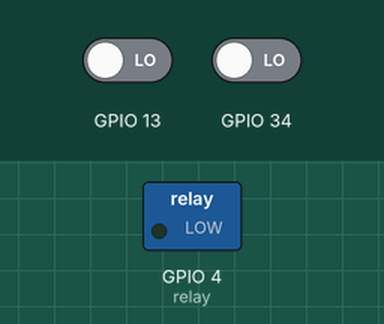
Bench run of a sketch on a simulated ESP32. Shown: switched loads named in the sketch (green lamp = pin HIGH). Inputs (shaded band) come from the test bench; at power-on: GPIO 13 LOW, GPIO 34 LOW.

Above: at 1.2 s.
1.3 s: GPIO 13 driven HIGH
At 1.6 s:
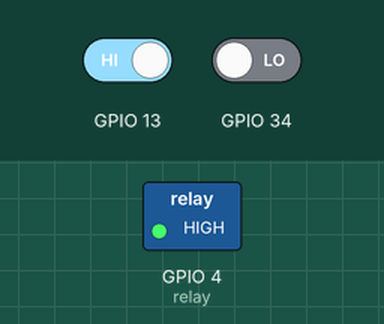
2.8 s: GPIO 34 driven HIGH
At 5.1 s:
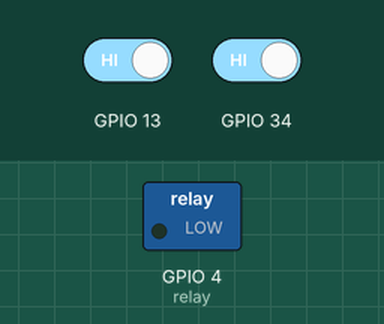
5.8 s: GPIO 34 driven LOW
At 8.6 s:
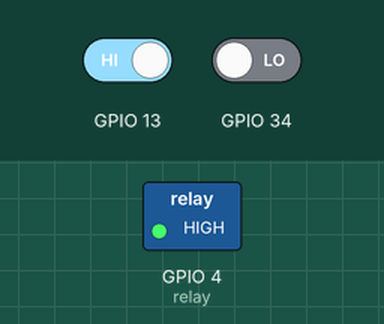
Timing chart, 0 to 10.1 s (numbered marks = the images above; inputs shaded):
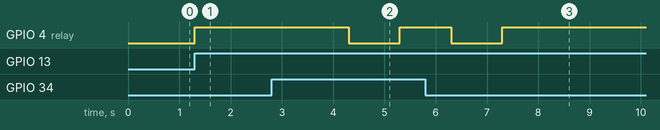

The sketch:

sketch.ino
```cpp
void setup()
{
  pinMode(4, OUTPUT);
  pinMode(34, INPUT);
  pinMode(13, INPUT);

}
void loop()
{
  int a=digitalRead(13);
  int b=digitalRead(34);

  if (a==HIGH)
  {
    digitalWrite(4, HIGH);
    delay(1000);
  }
   if (b==HIGH)
  {
    digitalWrite(4,LOW);
    delay(1000);
  }
}
```

Measured:
- after the input at 1.3 s, GPIO 4 (relay): LOW → HIGH at once
- after the input at 2.8 s, GPIO 4 (relay): HIGH → LOW after 1.5 s, → HIGH 1.0 s later
- after the input at 5.8 s, GPIO 4 (relay): goes on until 7.3 s, then stays HIGH
